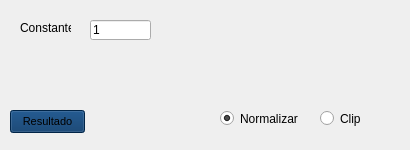
<?xml version="1.0" encoding="UTF-8"?>
<ui version="4.0">
 <class>Form</class>
 <widget class="QWidget" name="Form">
  <property name="geometry">
   <rect>
    <x>0</x>
    <y>0</y>
    <width>410</width>
    <height>150</height>
   </rect>
  </property>
  <property name="minimumSize">
   <size>
    <width>410</width>
    <height>150</height>
   </size>
  </property>
  <property name="maximumSize">
   <size>
    <width>420</width>
    <height>180</height>
   </size>
  </property>
  <property name="windowTitle">
   <string>Form</string>
  </property>
  <property name="styleSheet">
   <string notr="true"/>
  </property>
  <widget class="QPushButton" name="pushButton">
   <property name="geometry">
    <rect>
     <x>10</x>
     <y>110</y>
     <width>75</width>
     <height>23</height>
    </rect>
   </property>
   <property name="font">
    <font>
     <family>MS Shell Dlg 2</family>
     <pointsize>8</pointsize>
     <weight>9</weight>
     <italic>false</italic>
     <bold>false</bold>
    </font>
   </property>
   <property name="autoFillBackground">
    <bool>false</bool>
   </property>
   <property name="styleSheet">
    <string notr="true">background-color: rgb(0, 50, 100);
font: 75 8pt &quot;MS Shell Dlg 2&quot;;</string>
   </property>
   <property name="text">
    <string>Resultado</string>
   </property>
  </widget>
  <widget class="QRadioButton" name="radioButton_normalizar">
   <property name="geometry">
    <rect>
     <x>220</x>
     <y>110</y>
     <width>82</width>
     <height>17</height>
    </rect>
   </property>
   <property name="text">
    <string>Normalizar</string>
   </property>
   <property name="checked">
    <bool>true</bool>
   </property>
   <attribute name="buttonGroup">
    <string notr="true">buttonGroup</string>
   </attribute>
  </widget>
  <widget class="QRadioButton" name="radioButton_clip">
   <property name="geometry">
    <rect>
     <x>320</x>
     <y>110</y>
     <width>82</width>
     <height>17</height>
    </rect>
   </property>
   <property name="text">
    <string>Clip</string>
   </property>
   <attribute name="buttonGroup">
    <string notr="true">buttonGroup</string>
   </attribute>
  </widget>
  <widget class="QLineEdit" name="lineEdit_constante">
   <property name="geometry">
    <rect>
     <x>90</x>
     <y>20</y>
     <width>61</width>
     <height>20</height>
    </rect>
   </property>
   <property name="text">
    <string>1</string>
   </property>
  </widget>
  <widget class="QLabel" name="label_2">
   <property name="geometry">
    <rect>
     <x>20</x>
     <y>20</y>
     <width>51</width>
     <height>16</height>
    </rect>
   </property>
   <property name="text">
    <string>Constante:</string>
   </property>
  </widget>
 </widget>
 <resources/>
 <connections/>
 <buttongroups>
  <buttongroup name="buttonGroup"/>
 </buttongroups>
</ui>
